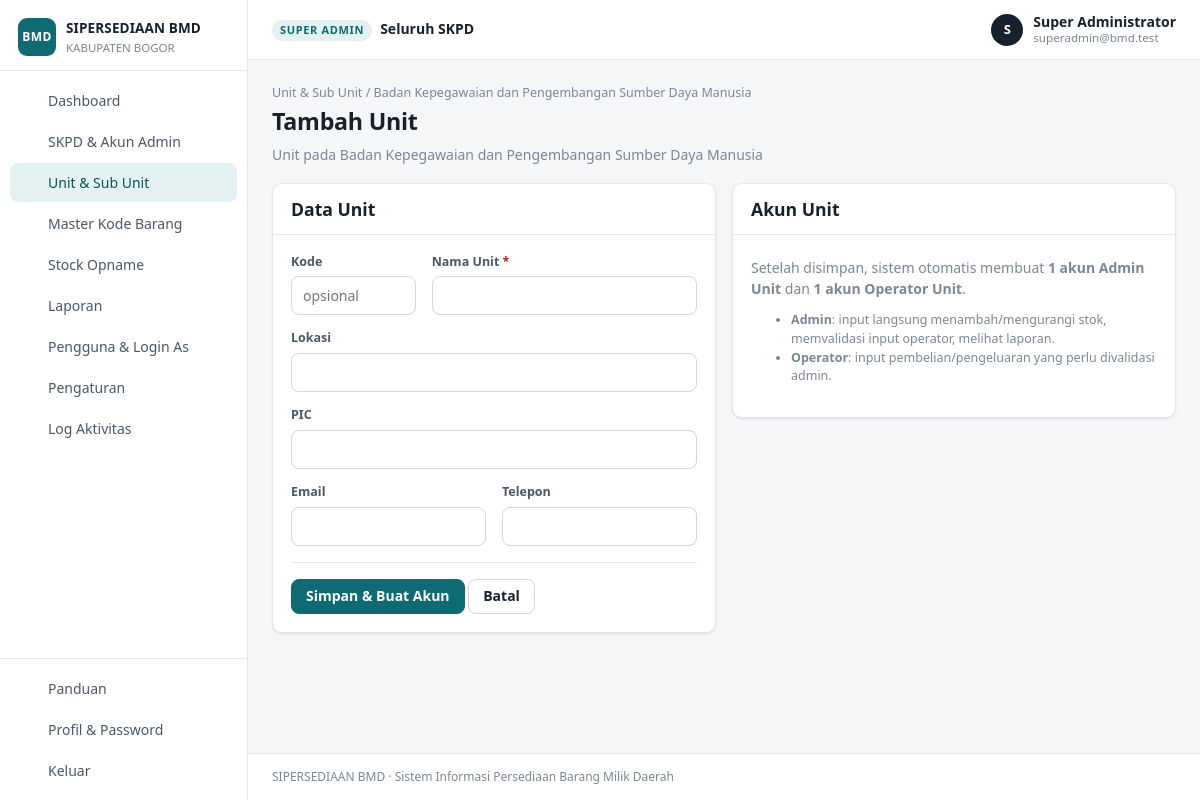
/index.php?page=unit_form&skpd=35 (signed in), run on the app's committed database.
### tables this page shows
CREATE TABLE users (
  id          INT UNSIGNED NOT NULL AUTO_INCREMENT PRIMARY KEY,
  nama        VARCHAR(150) NOT NULL,
  nip         VARCHAR(30)  NULL,
  email       VARCHAR(150) NULL,
  password    VARCHAR(255) NULL,
  role        ENUM('superadmin','admin_skpd','admin','operator') NOT NULL,
  skpd_id     INT UNSIGNED NULL,
  unit_id     INT UNSIGNED NULL,
  slot        TINYINT UNSIGNED NOT NULL DEFAULT 1,
  is_active   TINYINT(1) NOT NULL DEFAULT 0,
  last_login  DATETIME NULL,
  created_at  DATETIME NOT NULL DEFAULT CURRENT_TIMESTAMP,
  updated_at  DATETIME NULL ON UPDATE CURRENT_TIMESTAMP,
  UNIQUE KEY uk_email (email),
  KEY idx_skpd (skpd_id),
  KEY idx_unit (unit_id),
  CONSTRAINT fk_user_skpd FOREIGN KEY (skpd_id) REFERENCES skpd(id)       ON DELETE CASCADE,
  CONSTRAINT fk_user_unit FOREIGN KEY (unit_id) REFERENCES unit_kerja(id) ON DELETE CASCADE
);

CREATE TABLE skpd (
  id          INT UNSIGNED NOT NULL AUTO_INCREMENT PRIMARY KEY,
  kode        VARCHAR(30)  NULL,
  nama        VARCHAR(200) NOT NULL,
  lokasi      VARCHAR(255) NULL,
  pic         VARCHAR(150) NULL,
  email       VARCHAR(150) NULL,
  telp        VARCHAR(50)  NULL,
  created_at  DATETIME NOT NULL DEFAULT CURRENT_TIMESTAMP,
  updated_at  DATETIME NULL ON UPDATE CURRENT_TIMESTAMP
);

### index.php (called while the page is built, shortened)
<?php
require_login();
$page = isset($_GET['page']) ? preg_replace('/[^a-z_]/', '', $_GET['page']) : 'dashboard';
require __DIR__ . '/pages/' . $page . '.php';

### core/helpers.php (called while the page is built, shortened)
<?php
function e($s)
{
    return htmlspecialchars((string)$s, ENT_QUOTES, 'UTF-8');
}
function url($page = 'dashboard', array $params = [])
{
    $params = array_merge(['page' => $page], $params);
    return 'index.php?' . http_build_query($params);
}
function input($key, $default = null)
{
    if (isset($_GET[$key])) return is_string($_GET[$key]) ? trim($_GET[$key]) : $_GET[$key];
    return $default;
}
function input_int($key, $default = 0)
{
    $v = input($key, null);
    return ($v === null || $v === '') ? $default : (int)$v;
}
function setting($key, $default = '')
{
    static $cache = null;
    if ($cache === null) {
        $cache = [];
        foreach (rows('SELECT kunci, nilai FROM pengaturan') as $r) $cache[$r['kunci']] = $r['nilai'];
    }
    return (isset($cache[$key]) && $cache[$key] !== '') ? $cache[$key] : $default;
}
function role_label($role, $unitLevel = null)
{
    switch ($role) {
        case 'superadmin': return 'Super Admin';
    }
    return $role;
}

### core/db.php (called while the page is built, shortened)
<?php
function db()
{
    static $conn = null;
    if ($conn === null) {
        try {
            $conn = new mysqli(DB_HOST, DB_USER, DB_PASS, DB_NAME, (int)DB_PORT);
            $conn->set_charset('utf8mb4');
            $conn->query("SET time_zone = '+07:00'");
        } catch (mysqli_sql_exception $e) {
            http_response_code(500);
            echo '<div style="font-family:sans-serif;max-width:640px;margin:60px auto;padding:24px;border:1px solid #f1c0c0;border-radius:8px;background:#fff7f7">'
                . '<h2 style="margin-top:0;color:#b42318">Koneksi database gagal</h2>'
                . '<p>Periksa pengaturan <code>DB_HOST</code>, <code>DB_USER</code>, <code>DB_PASS</code>, <code>DB_NAME</code> pada file <code>config.php</code> '
                . 'dan pastikan database sudah diimpor dari folder <code>database/</code>.</p>'
                . (APP_DEBUG ? '<pre style="white-space:pre-wrap">' . htmlspecialchars($e->getMessage()) . '</pre>' : '')
                . '</div>';
            exit;
        }
    }
    return $conn;
}
function q($sql, array $params = [])
{
    $stmt = db()->prepare($sql);
    if ($params) {
        $types = '';
        $vals = [];
        foreach ($params as $p) {
            if (is_int($p) || is_bool($p)) { $types .= 'i'; $vals[] = (int)$p; }
            elseif (is_float($p)) { $types .= 'd'; $vals[] = $p; }
            elseif ($p === null) { $types .= 's'; $vals[] = null; }
            else { $types .= 's'; $vals[] = (string)$p; }
        }
        $refs = [];
        foreach ($vals as $k => $v) { $refs[$k] = &$vals[$k]; }
        array_unshift($refs, $types);
        call_user_func_array([$stmt, 'bind_param'], $refs);
    }
    $stmt->execute();
    return $stmt;
}
function rows($sql, array $params = [])
{
    $stmt = q($sql, $params);
    $res = $stmt->get_result();
    $out = $res ? $res->fetch_all(MYSQLI_ASSOC) : [];
    return $out;
}
function row($sql, array $params = [])
{
    $r = rows($sql, $params);
    return $r ? $r[0] : null;
}

### core/auth.php (called while the page is built, shortened)
<?php
function user()
{
    static $u = false;
    if ($u !== false) return $u;
    $u = null;
    if (!empty($_SESSION['uid'])) {
        $u = row('SELECT u.*, uk.level AS unit_level, uk.nama AS unit_nama, uk.parent_id AS unit_parent_id,
                         COALESCE(s1.nama, s2.nama) AS skpd_nama, COALESCE(u.skpd_id, uk.skpd_id) AS skpd_ref
                  FROM users u
                  LEFT JOIN unit_kerja uk ON uk.id = u.unit_id
                  LEFT JOIN skpd s1 ON s1.id = u.skpd_id
                  LEFT JOIN skpd s2 ON s2.id = uk.skpd_id
                  WHERE u.id = ? AND (u.is_active = 1 OR ?)', [(int)$_SESSION['uid'], impersonator_id() ? 1 : 0]);
        if ($u) {
            $u['id'] = (int)$u['id'];
            $u['unit_id'] = $u['unit_id'] ? (int)$u['unit_id'] : null;
            $u['skpd_id'] = $u['skpd_ref'] ? (int)$u['skpd_ref'] : null;
        } else {
            unset($_SESSION['uid']);
        }
    }
    return $u;
}
function require_login()
{
    if (!user()) {
        if (is_ajax()) json_out(['ok' => false, 'msg' => 'Sesi berakhir, silakan login kembali.'], 401);
        redirect('login.php');
    }
}
function has_role(...$roles)
{
    $u = user();
    return $u && in_array($u['role'], $roles, true);
}
function impersonator_id()
{
    return (int)($_SESSION['impersonator'] ?? 0);
}

### pages/unit_form.php (the view, shortened to what this page needs)
<?php
$u = user();
$id = input_int('id');
$parentId = input_int('parent');
$unit = $id ? row('SELECT * FROM unit_kerja WHERE id=?', [$id]) : null;
if ($unit) { $parentId = (int)$unit['parent_id']; $sid = (int)$unit['skpd_id']; }
elseif ($parentId) {
    $par = row("SELECT * FROM unit_kerja WHERE id=? AND level='unit'", [$parentId]);
    if (!$par) { flash('error', 'Unit induk tidak ditemukan.'); redirect(url('unit')); }
    $sid = (int)$par['skpd_id'];
} else {
    $sid = $u['role'] === 'superadmin' ? input_int('skpd') : (int)$u['skpd_id'];
}
$skpd = row('SELECT * FROM skpd WHERE id=?', [$sid]);
$parent = $parentId ? row('SELECT * FROM unit_kerja WHERE id=?', [$parentId]) : null;
$isSub = (bool)$parent;
$label = $isSub ? 'Sub Unit' : 'Unit';
$akun = $id ? rows("SELECT * FROM users WHERE unit_id=? ORDER BY FIELD(role,'admin','operator'), slot, id", [$id]) : [];
include BASE_PATH . '/views/header.php';
?>
<div class="page-head">
  <div>
    <div class="breadcrumb"><a href="<?= e(url('unit', ['skpd' => $sid])) ?>">Unit &amp; Sub Unit</a> / <?= e($skpd['nama']) ?><?= $parent ? ' / ' . e($parent['nama']) : '' ?></div>
    <h1><?= $id ? e($unit['nama']) : 'Tambah ' . $label ?></h1>
    <p><?= $label ?> pada <?= e($parent ? $parent['nama'] : $skpd['nama']) ?></p>
  </div>
</div>
<div class="grid grid-2">
  <div class="card">
    <div class="card-head"><h2>Data <?= $label ?></h2></div>
    <div class="card-body">
      <form method="post">
        <div class="form-grid">
          <div class="field col-4"><label>Kode</label><input type="text" name="kode" value="<?= e($unit['kode'] ?? '') ?>" placeholder="opsional"></div>
          <div class="field col-8"><label>Nama <?= $label ?> <span class="req">*</span></label><input type="text" name="nama" value="<?= e($unit['nama'] ?? '') ?>" required></div>
          <div class="field col-12"><label>Lokasi</label><input type="text" name="lokasi" value="<?= e($unit['lokasi'] ?? '') ?>"></div>
          <div class="field col-12"><label>PIC</label><input type="text" name="pic" value="<?= e($unit['pic'] ?? '') ?>"></div>
          <div class="field col-6"><label>Email</label><input type="email" name="email" value="<?= e($unit['email'] ?? '') ?>"></div>
          <div class="field col-6"><label>Telepon</label><input type="text" name="telp" value="<?= e($unit['telp'] ?? '') ?>"></div>
        </div>
        <div class="divider"></div>
        <button class="btn" type="submit"><?= $id ? 'Simpan Perubahan' : 'Simpan &amp; Buat Akun' ?></button>
        <a class="btn btn-light" href="<?= e(url('unit', ['skpd' => $sid])) ?>">Batal</a>
      </form>
    </div>
  </div>
  <div>
    <div class="card">
      <div class="card-head"><h2>Akun <?= $label ?></h2></div>
      <div class="card-body<?= $akun ? ' tight' : '' ?>">
        <?php if (!$id): ?>
          <p class="muted">Setelah disimpan, sistem otomatis membuat <b>1 akun Admin <?= $label ?></b> dan <b>1 akun Operator <?= $label ?></b>.</p>
          <ul class="small muted"><li><b>Admin</b>: input langsung menambah/mengurangi stok, memvalidasi input operator, melihat laporan.</li><li><b>Operator</b>: input pembelian/pengeluaran yang perlu divalidasi admin.</li></ul>
        <?php endif; ?>
      </div>
    </div>
  </div>
</div>
<?php include BASE_PATH . '/views/footer.php'; ?>

### views/header.php (shortened to what this page needs)
<?php
$u = user();
$curPage = $_GET['page'] ?? 'dashboard';
function icon($n)
{
    return '<svg class="ic" viewBox="0 0 24 24" fill="none" stroke="currentColor" stroke-width="1.8" stroke-linecap="round" stroke-linejoin="round" aria-hidden="true">' . ($p[$n] ?? '') . '</svg>';
}
$menu = [];
$menu[] = ['dashboard', 'Dashboard', 'home'];
if ($u['role'] === 'superadmin') {
    $menu[] = ['skpd', 'SKPD & Akun Admin', 'building'];
    $menu[] = ['unit', 'Unit & Sub Unit', 'tree'];
    $menu[] = ['kode', 'Master Kode Barang', 'code'];
    $menu[] = ['stock_opname', 'Stock Opname', 'lock'];
    $menu[] = ['laporan', 'Laporan', 'report'];
    $menu[] = ['pengguna', 'Pengguna & Login As', 'users'];
    $menu[] = ['pengaturan', 'Pengaturan', 'gear'];
    $menu[] = ['log', 'Log Aktivitas', 'list'];
} elseif ($u['role'] === 'admin_skpd') {
    $menu[] = ['unit', 'Unit & Sub Unit', 'tree'];
    $menu[] = ['stock_opname', 'Stock Opname', 'lock'];
    $menu[] = ['laporan', 'Laporan', 'report'];
}
$activeMap = ['skpd_form' => 'skpd', 'unit_form' => 'unit', 'akun' => ($u['role'] === 'superadmin' ? 'skpd' : 'unit'), 'kartu' => 'stok', 'transaksi_detail' => 'transaksi', 'kode_import' => 'kode'];
$active = $activeMap[$curPage] ?? $curPage;
$scopeLabel = $u['role'] === 'superadmin' ? 'Seluruh SKPD' : ($u['role'] === 'admin_skpd' ? $u['skpd_nama'] : $u['unit_nama']);
?><!doctype html>
<html lang="id">
<head>
<link rel="stylesheet" href="assets/app.css?v=3">
</head>
<body>
<div class="layout">
  <aside class="sidebar" id="sidebar">
    <div class="brand">
      <div class="brand-mark">BMD</div>
      <div>
        <div class="brand-name"><?= e(APP_NAME) ?></div>
        <div class="brand-sub"><?= e(setting('nama_pemda', 'Pemerintah Daerah')) ?></div>
      </div>
    </div>
    <nav class="nav">
      <?php foreach ($menu as $m): ?>
        <a href="<?= e(url($m[0])) ?>" class="<?= $active === $m[0] ? 'active' : '' ?>">
          <?= icon($m[2]) ?><span><?= e($m[1]) ?></span>
        </a>
      <?php endforeach; ?>
    </nav>
    <div class="nav nav-bottom">
      <a href="<?= e(url('panduan')) ?>" class="<?= $active === 'panduan' ? 'active' : '' ?>"><?= icon('help') ?><span>Panduan</span></a>
      <a href="<?= e(url('profil')) ?>" class="<?= $active === 'profil' ? 'active' : '' ?>"><?= icon('user') ?><span>Profil &amp; Password</span></a>
      <a href="logout.php"><?= icon('logout') ?><span>Keluar</span></a>
    </div>
  </aside>
  <div class="main">
    <header class="topbar">
      <div class="scope">
        <span class="scope-label"><?= e(role_label($u['role'], $u['unit_level'])) ?></span>
        <span class="scope-name"><?= e($scopeLabel) ?></span>
      </div>
      <div class="who">
        <div class="avatar"><?= e(mb_strtoupper(mb_substr($u['nama'], 0, 1))) ?></div>
        <div class="who-text"><b><?= e($u['nama']) ?></b><small><?= e($u['email']) ?></small></div>
      </div>
    </header>
    <main class="content">

### data on the page
users: role "Seluruh SKPD", nama "S", nama "Super Administrator", email "superadmin@bmd.test"
skpd: nama "Badan Kepegawaian dan Pengembangan Sumber Daya Manusia"

### other printed values
APP_NAME "SIPERSEDIAAN BMD"
setting('nama_pemda', 'Pemerintah Daerah') "KABUPATEN BOGOR"
$m[1] "Dashboard"
$m[1] "SKPD & Akun Admin"
$m[1] "Unit & Sub Unit"
$m[1] "Master Kode Barang"
$m[1] "Stock Opname"
$m[1] "Laporan"
$m[1] "Pengguna & Login As"
$m[1] "Pengaturan"
$m[1] "Log Aktivitas"
role_label($u['role'], $u['unit_level']) "SUPER ADMIN"
$label "Unit"
APP_DESC "Sistem Informasi Persediaan Barang Milik Daerah"
